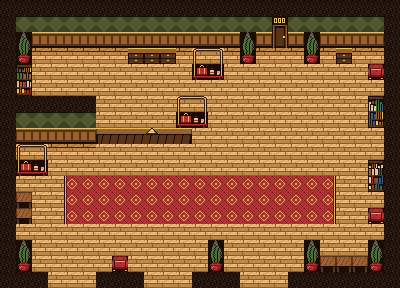

Rendered tile map (Tiled .tmx) drawn with the repository's tilesets; below, a short description and the full map source, tile grids included:
An orthogonal 25x18 tile map with 16x16 px tiles, 1 tile layer (tiles) and 10 objects (4x drawer, 3x keyspot, exit, bell, spawn).

<map version="1.10" tiledversion="1.12.2" orientation="orthogonal" renderorder="right-down" width="25" height="18" tilewidth="16" tileheight="16" infinite="0" nextlayerid="3" nextobjectid="18">
 <properties>
  <property name="allow_lock" type="bool" value="true" />
  <property name="kind" value="start" />
 </properties>
 <tileset firstgid="1" source="../tilesets/hotel.tsx" />
 <layer id="1" name="tiles" width="25" height="18">
  <data encoding="csv">
7,7,7,7,7,7,7,7,7,7,7,7,7,7,7,7,7,7,7,7,7,7,7,7,7,
7,8,8,8,8,8,8,8,8,8,8,8,8,8,8,8,8,10,8,8,8,8,8,8,7,
7,43,9,9,9,9,9,9,9,9,9,9,9,9,9,43,9,11,9,43,9,9,9,9,7,
7,44,3,3,3,3,3,3,14,14,14,3,45,46,3,44,3,3,3,44,3,14,3,3,7,
7,34,2,2,2,2,2,2,2,2,2,2,47,48,2,2,2,2,2,2,2,2,2,42,7,
7,37,2,2,2,2,2,2,2,2,2,2,2,2,2,2,2,2,2,2,2,2,2,2,7,
7,7,7,7,7,7,2,2,2,2,2,45,46,2,2,2,2,2,2,2,2,2,2,33,7,
7,8,8,8,8,8,2,2,2,2,2,47,48,2,2,2,2,2,2,2,2,2,2,36,7,
7,9,9,9,9,9,26,27,27,49,27,28,2,2,2,2,2,2,2,2,2,2,2,2,7,
7,45,46,3,3,3,2,2,2,2,2,2,2,2,2,2,2,2,2,2,2,2,2,2,7,
7,47,48,2,2,2,2,2,2,2,2,2,2,2,2,2,2,2,2,2,2,2,2,32,7,
7,2,2,2,4,5,5,5,5,5,5,5,5,5,5,5,5,5,5,5,6,2,2,35,7,
7,15,2,2,4,5,5,5,5,5,5,5,5,5,5,5,5,5,5,5,6,2,2,2,7,
7,15,2,2,4,5,5,5,5,5,5,5,5,5,5,5,5,5,5,5,6,2,2,42,7,
7,2,2,2,2,2,2,2,2,2,2,2,2,2,2,2,2,2,2,2,2,2,2,2,7,
7,43,2,2,2,2,2,2,2,2,2,2,2,43,2,2,2,2,2,43,2,2,2,43,7,
7,44,2,2,2,2,2,42,2,2,2,2,2,44,2,2,2,2,2,44,15,15,15,44,7,
7,7,7,2,2,2,7,7,7,2,2,2,7,7,7,2,2,2,7,7,7,7,7,7,7
</data>
 </layer>
 <objectgroup id="2" name="objects">
  <object id="1" name="exit" x="272" y="16" width="16" height="32">
   <properties>
    <property name="wall" value="top" />
   </properties>
  </object>
  <object id="2" name="keyspot" x="64" y="32">
   <properties>
    <property name="fixed" value="true" />
   </properties>
   <point />
  </object>
  <object id="3" name="drawer" x="128" y="48" width="16" height="16" />
  <object id="9" name="drawer" x="144" y="48" width="16" height="16" />
  <object id="10" name="drawer" x="160" y="48" width="16" height="16" />
  <object id="11" name="drawer" x="336" y="48" width="16" height="16" />
  <object id="12" name="bell" x="144" y="128" width="16" height="16" />
  <object id="13" name="spawn" x="160" y="272">
   <point />
  </object>
  <object id="16" name="keyspot" x="16" y="208">
   <properties>
    <property name="fixed" value="true" />
   </properties>
   <point />
  </object>
  <object id="17" name="keyspot" x="336" y="256">
   <properties>
    <property name="fixed" value="true" />
   </properties>
   <point />
  </object>
 </objectgroup>
</map>
